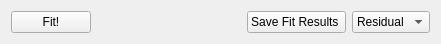
     <widget class="QWidget" name="layoutWidget">
      <property name="geometry">
       <rect>
        <x>540</x>
        <y>60</y>
        <width>441</width>
        <height>30</height>
       </rect>
      </property>
      <layout class="QHBoxLayout" name="horizontalLayout_43">
       <item>
        <widget class="QPushButton" name="pushButton_global_fit_2">
         <property name="toolTip">
          <string>Fitting according to the Fitmodel defined in the tab time, but without any a-priori knowledge of the DAS</string>
         </property>
         <property name="text">
          <string>Fit!</string>
         </property>
        </widget>
       </item>
       <item>
        <spacer name="horizontalSpacer_28">
         <property name="orientation">
          <enum>Qt::Horizontal</enum>
         </property>
         <property name="sizeHint" stdset="0">
          <size>
           <width>40</width>
           <height>20</height>
          </size>
         </property>
        </spacer>
       </item>
       <item>
        <widget class="QPushButton" name="pushButton_save_global_fit_results">
         <property name="text">
          <string>Save Fit Results </string>
         </property>
        </widget>
       </item>
       <item>
        <widget class="QComboBox" name="comboBox_global_fit_or_residual">
         <property name="currentIndex">
          <number>1</number>
         </property>
         <item>
          <property name="text">
           <string>Fit</string>
          </property>
         </item>
         <item>
          <property name="text">
           <string>Residual</string>
          </property>
         </item>
        </widget>
       </item>
      </layout>
     </widget>
